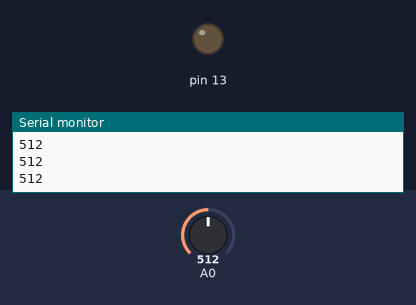
This sketch was run on a simulated Arduino Uno, built with avr-gcc and run on an emulated ATmega328P. On the bench: output pins drawn as LEDs (lit = HIGH), the last lines printed to the serial monitor. The test bench sets the inputs (shaded band); at power-on: A0 = 512.

Above: at 1.2 s.
1.3 s: A0 set to 307
2.8 s: A0 set to 289
At 3.6 s:
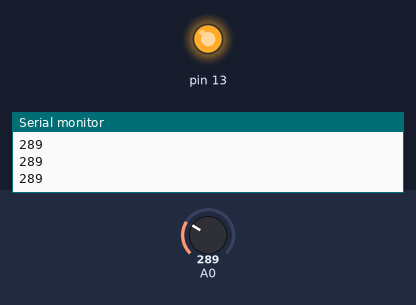
4.3 s: A0 set to 306
At 4.9 s:
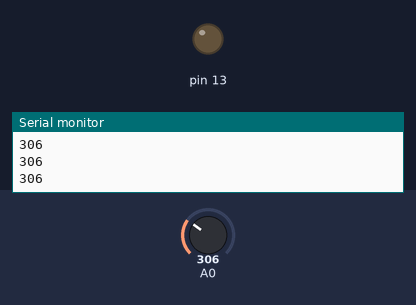
5.8 s: A0 set to 290
At 6.2 s:
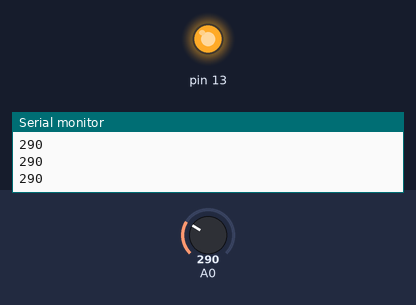
Timing chart, 0 to 8.3 s (numbered marks = the images above; inputs shaded):
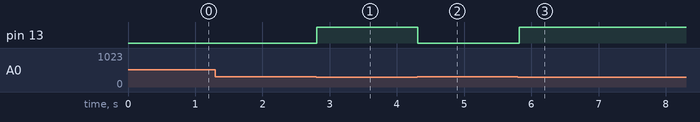

The sketch:

classwork_22_05_24_blink.ino
```cpp
int light;
void setup() {
  pinMode(13, OUTPUT);
  Serial.begin(9600);
}

void loop() {
  light = analogRead(A0);
  if(light<300){
    digitalWrite(13, HIGH);
  }else{
    digitalWrite(13, LOW);
  }

  Serial.println(light);
  delay(100);
}
```

Measured:
- the behaviour switches between 300 and 299 on A0 (found by bisection; images 0 and 1)
- after the input at 2.8 s, pin 13: LOW → HIGH at once
- after the input at 4.3 s, pin 13: HIGH → LOW at once
- after the input at 5.8 s, pin 13: LOW → HIGH at once
